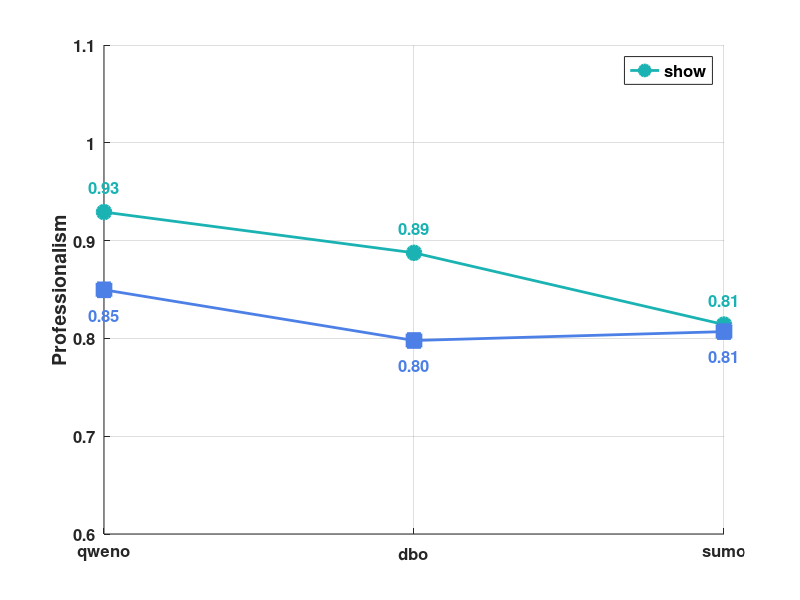
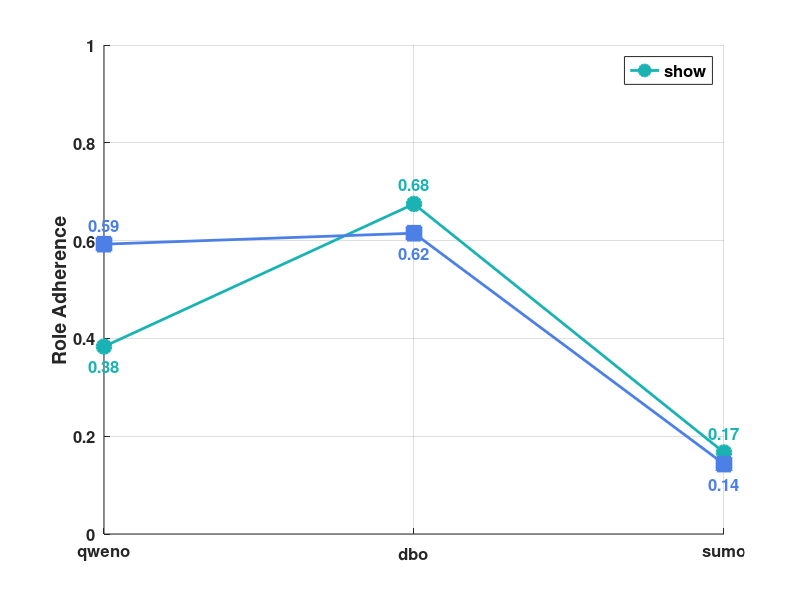
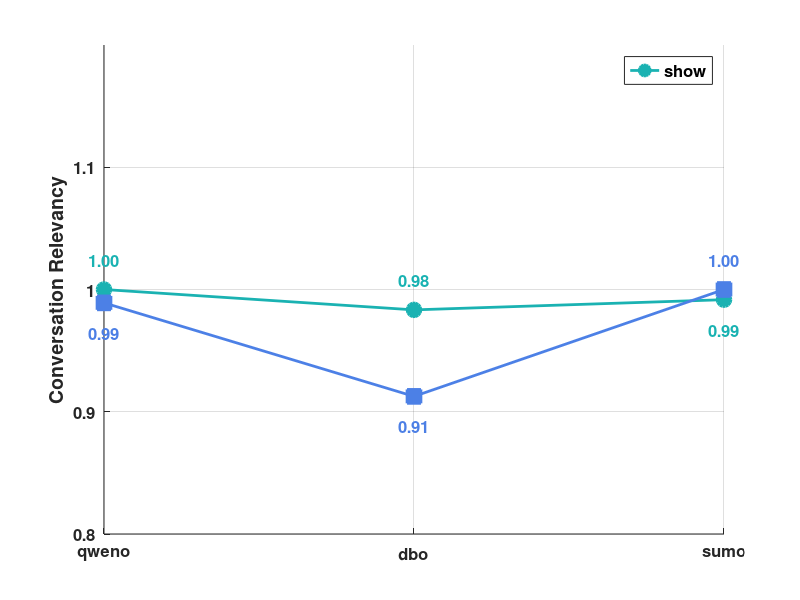
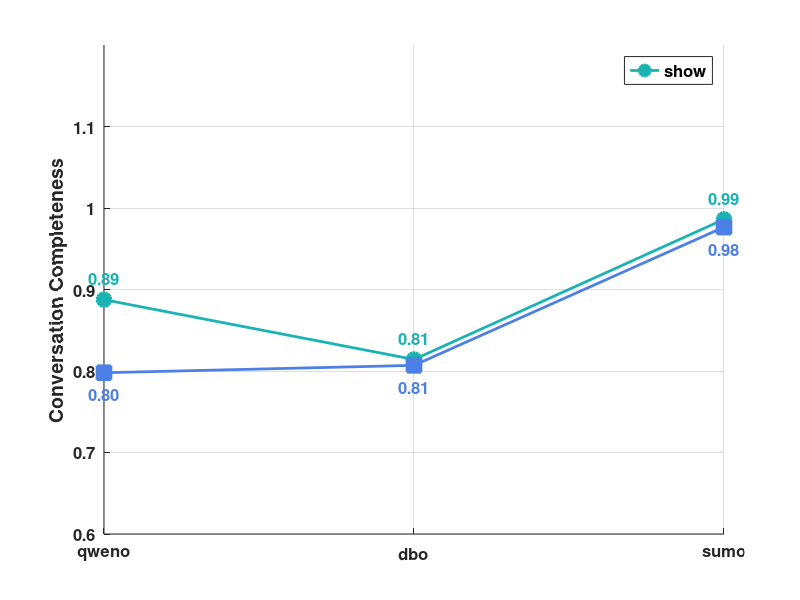

Recreate these plots in MATLAB, in order.
%% 1. Metagpt Professionalism分析 查询类和应用类对比
clc;clear;
data1 = [0.92917, 0.84969; 0.88750, 0.79785; 0.81417, 0.80694]; % 三行两列数据，每行代表一个例子，每列代表一种图例

% 设置X轴位置
x_positions = [1, 2, 3]; % 三个例子的X轴位置

% 创建图形
figure('Position', [100, 100, 400, 300]); % 设置图形位置和大小

% 绘制折线图
hold on; % 允许在同一图形上绘制多个对象

% 绘制第一种图例的数据点和连接线
plot(x_positions, data1(:,1), 'o-', 'LineWidth', 2, 'MarkerSize', 10, 'MarkerFaceColor', [0.1,0.7,0.7], 'Color', [0.1,0.7,0.7], 'DisplayName', '查询类');

% 绘制第二种图例的数据点和连接线
plot(x_positions, data1(:,2), 's-', 'LineWidth', 2, 'MarkerSize', 10, 'MarkerFaceColor', [0.3, 0.5, 0.9], 'Color', [0.3, 0.5, 0.9], 'DisplayName', '应用类');

% 在每个数据点上显示数值
% 计算数据点之间的垂直距离，用于确定标签偏移量
min_distance = min(abs(data1(:,1) - data1(:,2)))+0.03;
offset = min_distance / 2; % 使用最小距离的一半作为偏移量

% 在每个数据点上显示数值
for i = 1:length(x_positions)
    % 判断两个点的上下关系，智能放置标签
    if data1(i,1) > data1(i,2)
        % 查询类点在上，应用类点在下
        text(x_positions(i), data1(i,1) + offset, num2str(data1(i,1), '%.2f'), ...
            'HorizontalAlignment', 'center', ...
            'VerticalAlignment', 'bottom', ...
            'FontSize', 12, ...
            'Color', [0.1,0.7,0.7], ...
            'FontWeight', 'bold');
        
        text(x_positions(i), data1(i,2) - offset, num2str(data1(i,2), '%.2f'), ...
            'HorizontalAlignment', 'center', ...
            'VerticalAlignment', 'top', ...
            'FontSize', 12, ...
            'Color', [0.3, 0.5, 0.9], ...
            'FontWeight', 'bold');
    else
        % 应用类点在上，查询类点在下
        text(x_positions(i), data1(i,1) - offset, num2str(data1(i,1), '%.2f'), ...
            'HorizontalAlignment', 'center', ...
            'VerticalAlignment', 'top', ...
            'FontSize', 12, ...
            'Color', [0.1,0.7,0.7], ...
            'FontWeight', 'bold');
        
        text(x_positions(i), data1(i,2) + offset, num2str(data1(i,2), '%.2f'), ...
            'HorizontalAlignment', 'center', ...
            'VerticalAlignment', 'bottom', ...
            'FontSize', 12, ...
            'Color', [0.3, 0.5, 0.9], ...
            'FontWeight', 'bold');
    end
end

hold off; % 关闭图形叠加模式

% 设置X轴标签
x_labels = {'qweno', 'dbo', 'sumo'};
set(gca, 'XTick', 1:3, 'FontSize', 12, 'FontWeight', 'bold');
set(gca, 'XTick', x_positions, 'XTickLabel', x_labels, 'FontSize', 12, 'FontWeight', 'bold');

% 设置Y轴标签和范围
ylabel('Professionalism', 'FontSize', 14, 'FontWeight', 'bold');
ylim([0.6, 1.1]); % 设置Y轴范围为0-100

% 添加图例
legend('show', 'Location', 'northeast', 'FontSize', 12, 'FontWeight', 'bold');

% 添加标题
%title('三个示例的双组数据点折线图比较', 'FontSize', 16, 'FontWeight', 'bold');

% 添加网格线
grid on;

% 设置图形背景和边框
set(gca, 'Color', 'white', 'Box', 'off');
set(gcf, 'Color', 'white');

%% 2. Metagpt角色遵守分析 查询类和应用类对比
clc;clear;
data1 = [0.38333, 0.59271; 0.67500, 0.61512; 0.16667, 0.14299]; % 三行两列数据，每行代表一个例子，每列代表一种图例

% 设置X轴位置
x_positions = [1, 2, 3]; % 三个例子的X轴位置

% 创建图形
figure('Position', [100, 100, 400, 300]); % 设置图形位置和大小

% 绘制折线图
hold on; % 允许在同一图形上绘制多个对象

% 绘制第一种图例的数据点和连接线
plot(x_positions, data1(:,1), 'o-', 'LineWidth', 2, 'MarkerSize', 10, 'MarkerFaceColor', [0.1,0.7,0.7], 'Color', [0.1,0.7,0.7], 'DisplayName', '查询类');

% 绘制第二种图例的数据点和连接线
plot(x_positions, data1(:,2), 's-', 'LineWidth', 2, 'MarkerSize', 10, 'MarkerFaceColor', [0.3, 0.5, 0.9], 'Color', [0.3, 0.5, 0.9], 'DisplayName', '应用类');

% 在每个数据点上显示数值
% 计算数据点之间的垂直距离，用于确定标签偏移量
min_distance = min(abs(data1(:,1) - data1(:,2)))+0.03;
offset = min_distance / 2; % 使用最小距离的一半作为偏移量

% 在每个数据点上显示数值
for i = 1:length(x_positions)
    % 判断两个点的上下关系，智能放置标签
    if data1(i,1) > data1(i,2)
        % 查询类点在上，应用类点在下
        text(x_positions(i), data1(i,1) + offset, num2str(data1(i,1), '%.2f'), ...
            'HorizontalAlignment', 'center', ...
            'VerticalAlignment', 'bottom', ...
            'FontSize', 12, ...
            'Color', [0.1,0.7,0.7], ...
            'FontWeight', 'bold');
        
        text(x_positions(i), data1(i,2) - offset, num2str(data1(i,2), '%.2f'), ...
            'HorizontalAlignment', 'center', ...
            'VerticalAlignment', 'top', ...
            'FontSize', 12, ...
            'Color', [0.3, 0.5, 0.9], ...
            'FontWeight', 'bold');
    else
        % 应用类点在上，查询类点在下
        text(x_positions(i), data1(i,1) - offset, num2str(data1(i,1), '%.2f'), ...
            'HorizontalAlignment', 'center', ...
            'VerticalAlignment', 'top', ...
            'FontSize', 12, ...
            'Color', [0.1,0.7,0.7], ...
            'FontWeight', 'bold');
        
        text(x_positions(i), data1(i,2) + offset, num2str(data1(i,2), '%.2f'), ...
            'HorizontalAlignment', 'center', ...
            'VerticalAlignment', 'bottom', ...
            'FontSize', 12, ...
            'Color', [0.3, 0.5, 0.9], ...
            'FontWeight', 'bold');
    end
end

hold off; % 关闭图形叠加模式

% 设置X轴标签
x_labels = {'qweno', 'dbo', 'sumo'};
set(gca, 'XTick', 1:3, 'FontSize', 12, 'FontWeight', 'bold');
set(gca, 'XTick', x_positions, 'XTickLabel', x_labels, 'FontSize', 12, 'FontWeight', 'bold');

% 设置Y轴标签和范围
ylabel('Role Adherence', 'FontSize', 14, 'FontWeight', 'bold');
ylim([0, 1]); % 设置Y轴范围为0-100

% 添加图例
legend('show', 'Location', 'northeast', 'FontSize', 12, 'FontWeight', 'bold');

% 添加标题
%title('三个示例的双组数据点折线图比较', 'FontSize', 16, 'FontWeight', 'bold');

% 添加网格线
grid on;

% 设置图形背景和边框
set(gca, 'Color', 'white', 'Box', 'off');
set(gcf, 'Color', 'white');
%% 3. Metagpt Conversation Relevancy分析 查询类和应用类对比
clc;clear;
data1 = [1, 0.98907; 0.98333, 0.91257; 0.99167, 1]; % 三行两列数据，每行代表一个例子，每列代表一种图例

% 设置X轴位置
x_positions = [1, 2, 3]; % 三个例子的X轴位置

% 创建图形
figure('Position', [100, 100, 400, 300]); % 设置图形位置和大小

% 绘制折线图
hold on; % 允许在同一图形上绘制多个对象

% 绘制第一种图例的数据点和连接线
plot(x_positions, data1(:,1), 'o-', 'LineWidth', 2, 'MarkerSize', 10, 'MarkerFaceColor', [0.1,0.7,0.7], 'Color', [0.1,0.7,0.7], 'DisplayName', '查询类');

% 绘制第二种图例的数据点和连接线
plot(x_positions, data1(:,2), 's-', 'LineWidth', 2, 'MarkerSize', 10, 'MarkerFaceColor', [0.3, 0.5, 0.9], 'Color', [0.3, 0.5, 0.9], 'DisplayName', '应用类');

% 在每个数据点上显示数值
% 计算数据点之间的垂直距离，用于确定标签偏移量
min_distance = min(abs(data1(:,1) - data1(:,2)))+0.03;
offset = min_distance / 2; % 使用最小距离的一半作为偏移量

% 在每个数据点上显示数值
for i = 1:length(x_positions)
    % 判断两个点的上下关系，智能放置标签
    if data1(i,1) > data1(i,2)
        % 查询类点在上，应用类点在下
        text(x_positions(i), data1(i,1) + offset, num2str(data1(i,1), '%.2f'), ...
            'HorizontalAlignment', 'center', ...
            'VerticalAlignment', 'bottom', ...
            'FontSize', 12, ...
            'Color', [0.1,0.7,0.7], ...
            'FontWeight', 'bold');
        
        text(x_positions(i), data1(i,2) - offset, num2str(data1(i,2), '%.2f'), ...
            'HorizontalAlignment', 'center', ...
            'VerticalAlignment', 'top', ...
            'FontSize', 12, ...
            'Color', [0.3, 0.5, 0.9], ...
            'FontWeight', 'bold');
    else
        % 应用类点在上，查询类点在下
        text(x_positions(i), data1(i,1) - offset, num2str(data1(i,1), '%.2f'), ...
            'HorizontalAlignment', 'center', ...
            'VerticalAlignment', 'top', ...
            'FontSize', 12, ...
            'Color', [0.1,0.7,0.7], ...
            'FontWeight', 'bold');
        
        text(x_positions(i), data1(i,2) + offset, num2str(data1(i,2), '%.2f'), ...
            'HorizontalAlignment', 'center', ...
            'VerticalAlignment', 'bottom', ...
            'FontSize', 12, ...
            'Color', [0.3, 0.5, 0.9], ...
            'FontWeight', 'bold');
    end
end

hold off; % 关闭图形叠加模式

% 设置X轴标签
x_labels = {'qweno', 'dbo', 'sumo'};
set(gca, 'XTick', 1:3, 'FontSize', 12, 'FontWeight', 'bold');
set(gca, 'XTick', x_positions, 'XTickLabel', x_labels, 'FontSize', 12, 'FontWeight', 'bold');

% 设置Y轴标签和范围
ylabel('Conversation Relevancy', 'FontSize', 14, 'FontWeight', 'bold');
ylim([0.8, 1.2]); % 设置Y轴范围为0-100

% 添加图例
legend('show', 'Location', 'northeast', 'FontSize', 12, 'FontWeight', 'bold');

% 添加标题
%title('三个示例的双组数据点折线图比较', 'FontSize', 16, 'FontWeight', 'bold');

% 添加网格线
grid on;

% 设置图形背景和边框
set(gca, 'Color', 'white', 'Box', 'off');
set(gcf, 'Color', 'white');
%% 4. Metagpt Conversation Completeness分析 查询类和应用类对比
clc;clear;
data1 = [0.88750, 0.79785; 0.81417, 0.80694; 0.98611, 0.97658]; % 三行两列数据，每行代表一个例子，每列代表一种图例

% 设置X轴位置
x_positions = [1, 2, 3]; % 三个例子的X轴位置

% 创建图形
figure('Position', [100, 100, 400, 300]); % 设置图形位置和大小

% 绘制折线图
hold on; % 允许在同一图形上绘制多个对象

% 绘制第一种图例的数据点和连接线
plot(x_positions, data1(:,1), 'o-', 'LineWidth', 2, 'MarkerSize', 10, 'MarkerFaceColor', [0.1,0.7,0.7], 'Color', [0.1,0.7,0.7], 'DisplayName', '查询类');

% 绘制第二种图例的数据点和连接线
plot(x_positions, data1(:,2), 's-', 'LineWidth', 2, 'MarkerSize', 10, 'MarkerFaceColor', [0.3, 0.5, 0.9], 'Color', [0.3, 0.5, 0.9], 'DisplayName', '应用类');

% 在每个数据点上显示数值
% 计算数据点之间的垂直距离，用于确定标签偏移量
min_distance = min(abs(data1(:,1) - data1(:,2)))+0.03;
offset = min_distance / 2; % 使用最小距离的一半作为偏移量

% 在每个数据点上显示数值
for i = 1:length(x_positions)
    % 判断两个点的上下关系，智能放置标签
    if data1(i,1) > data1(i,2)
        % 查询类点在上，应用类点在下
        text(x_positions(i), data1(i,1) + offset, num2str(data1(i,1), '%.2f'), ...
            'HorizontalAlignment', 'center', ...
            'VerticalAlignment', 'bottom', ...
            'FontSize', 12, ...
            'Color', [0.1,0.7,0.7], ...
            'FontWeight', 'bold');
        
        text(x_positions(i), data1(i,2) - offset, num2str(data1(i,2), '%.2f'), ...
            'HorizontalAlignment', 'center', ...
            'VerticalAlignment', 'top', ...
            'FontSize', 12, ...
            'Color', [0.3, 0.5, 0.9], ...
            'FontWeight', 'bold');
    else
        % 应用类点在上，查询类点在下
        text(x_positions(i), data1(i,1) - offset, num2str(data1(i,1), '%.2f'), ...
            'HorizontalAlignment', 'center', ...
            'VerticalAlignment', 'top', ...
            'FontSize', 12, ...
            'Color', [0.1,0.7,0.7], ...
            'FontWeight', 'bold');
        
        text(x_positions(i), data1(i,2) + offset, num2str(data1(i,2), '%.2f'), ...
            'HorizontalAlignment', 'center', ...
            'VerticalAlignment', 'bottom', ...
            'FontSize', 12, ...
            'Color', [0.3, 0.5, 0.9], ...
            'FontWeight', 'bold');
    end
end

hold off; % 关闭图形叠加模式

% 设置X轴标签
x_labels = {'qweno', 'dbo', 'sumo'};
set(gca, 'XTick', 1:3, 'FontSize', 12, 'FontWeight', 'bold');
set(gca, 'XTick', x_positions, 'XTickLabel', x_labels, 'FontSize', 12, 'FontWeight', 'bold');

% 设置Y轴标签和范围
ylabel('Conversation Completeness', 'FontSize', 14, 'FontWeight', 'bold');
ylim([0.6, 1.2]); % 设置Y轴范围为0-100

% 添加图例
legend('show', 'Location', 'northeast', 'FontSize', 12, 'FontWeight', 'bold');

% 添加标题
%title('三个示例的双组数据点折线图比较', 'FontSize', 16, 'FontWeight', 'bold');

% 添加网格线
grid on;

% 设置图形背景和边框
set(gca, 'Color', 'white', 'Box', 'off');
set(gcf, 'Color', 'white');
